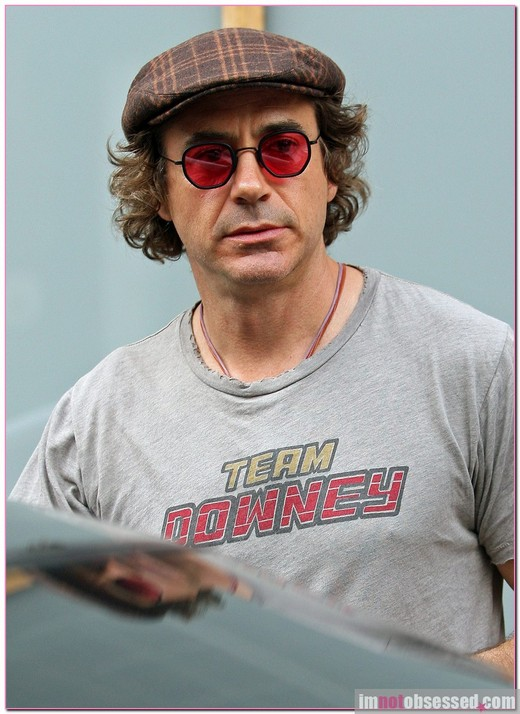
#> input picture data/02_Outdoor/outdoor_006.png, 520 x 714 px; its folder holds 4 pictures in this run
$ python train.py
#> lines starting #> are read from the running program, lines starting #| are printed output that depends on the picture
### loader.py
#!/usr/bin/env python3
# -*- coding: utf-8 -*-
"""
Created on Fri Mar  16  2018

@author: jingyi
"""

import glob
import os
import cv2 as cv

from structure import Point
from structure import Shape


class PointsReader(object):
    """
    A class to read points list from training example
    """
    # [30 lines left out: function open_file, not called in this run]

    @staticmethod
    def read_points_dictionary(file_path):
        """ Reading all the .pts file as a dictionary """
        pts_dic = []
        # find all the .pts in file_path
        for file in sorted(glob.glob(os.path.join(file_path, "*.pts"))):
            pts_dic.append(PointsReader.open_file(file))
        return pts_dic

    # [6 lines left out: function merge_shape_lists, not called in this run]


class ImagesReader(object):
    """
    A class to read image
    """
    @staticmethod
    def open_file(file_name, gray=False):
        """ Reading a gray image """
#> called with file_name = 'data//02_Outdoor/outdoor_006.png', gray = True
        img = cv.imread(file_name)
#> img is the input picture: shape (714, 520, 3); mean B, G, R 152.3, 154, 154.9
        if gray:
            return cv.cvtColor(img, cv.COLOR_BGR2GRAY)
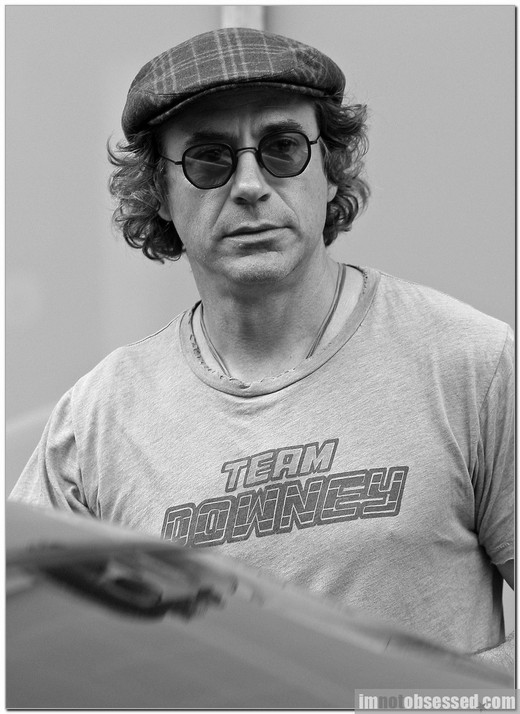
#> returned value: shape (714, 520); min 0, max 255, mean 154
        return img

    @staticmethod
    def read_images_dictionary(file_path, extension, gray=False):
        """ Reading image from file path and return all """
        imgs_dic = []
        for file in sorted(glob.glob(os.path.join(file_path, "*."+extension))):
            imgs_dic.append(ImagesReader.open_file(file, gray))
#> pass 2 of the loop in read_images_dictionary, `for file in sorted(glob.glob(os.path.join(file_path, "*."+extension))):`:
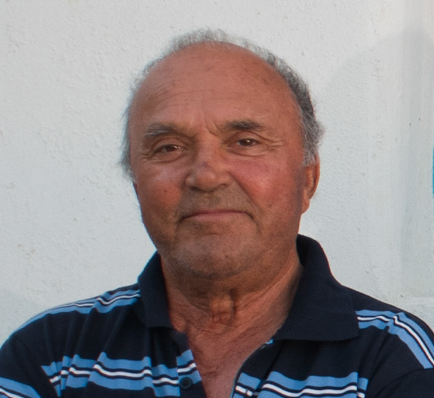
#> input picture data/02_Outdoor/outdoor_015.png, 434 x 398 px
#> in open_file, img is the input picture: shape (398, 434, 3); mean B, G, R 136.3, 135.4, 144.8
#> in open_file (call 2), `return cv.cvtColor(img, cv.COLOR_BGR2GRAY)`:
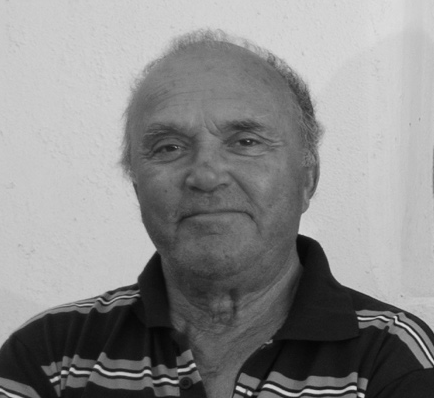
#> returned value: shape (398, 434); min 4, max 222, mean 138.3
#> pass 3 of the loop in read_images_dictionary, `for file in sorted(glob.glob(os.path.join(file_path, "*."+extension))):`:
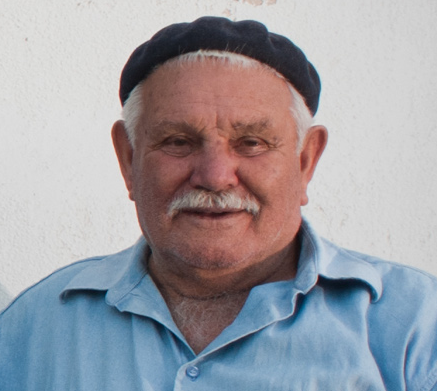
#> input picture data/02_Outdoor/outdoor_016.png, 437 x 391 px
#> in open_file, img is the input picture: shape (391, 437, 3); mean B, G, R 163.7, 157.3, 157.7
#> in open_file (call 3), `return cv.cvtColor(img, cv.COLOR_BGR2GRAY)`:
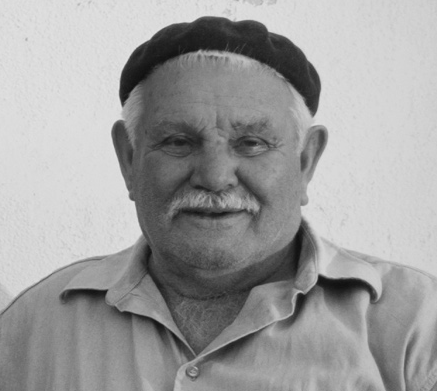
#> returned value: shape (391, 437); min 15, max 227, mean 158.2
#> the loop made 4 passes; the first 3 are shown
        return imgs_dic

    # [6 lines left out: function merge_image_list, not called in this run]

### asm.py
#!/usr/bin/env python3
# -*- coding: utf-8 -*-
"""
Created on Fri Feb  23  2018

@author: jingyi
"""

import cv2 as cv
import math
import numpy as np
import sys

from structure import Point
from structure import Shape
from viewer import plot
from pdm import PointDistributionModel
from glm import GrayLevelModels
from viewer import show_points


def sprint(shape):
    for p in shape.pts:
        print(p.x, p.y)


class ActiveShapeModel(object):
    """
    A class to construct training model
    """
    def __init__(self, images, shapes):
        self.images = images

        # make sure the shapes are valid
        print("*** Checking Shapes and Images...")
        self.__check_shapes(shapes)

        """"# build weight matrix for every point in shapes
        print("Building weight matrix...")
        self.w = self.__get_weight_matrix()"""
        print("*** Setting up Active Shape Model...")

        # 1. train point distribution model
        print("--- Training Point Distribution Model...")
        pdmodel = PointDistributionModel(shapes)
        self.mean = pdmodel.mean
        print("------ Plotting GPA Model...")
        #plot('gpa', pdmodel.mean, pdmodel.aligned)

        # 2. train gray level model
        print("--- Training Gray Level Model pyramid...")
        glmodels = GrayLevelModels(self.images, shapes, 3)

        print("Done.")

    @staticmethod
    def __check_shapes(shapes):
        """ Checking if shape is valid (number of points is correct) """
#> (the run stopped early here; a loop or call above may not have finished)
